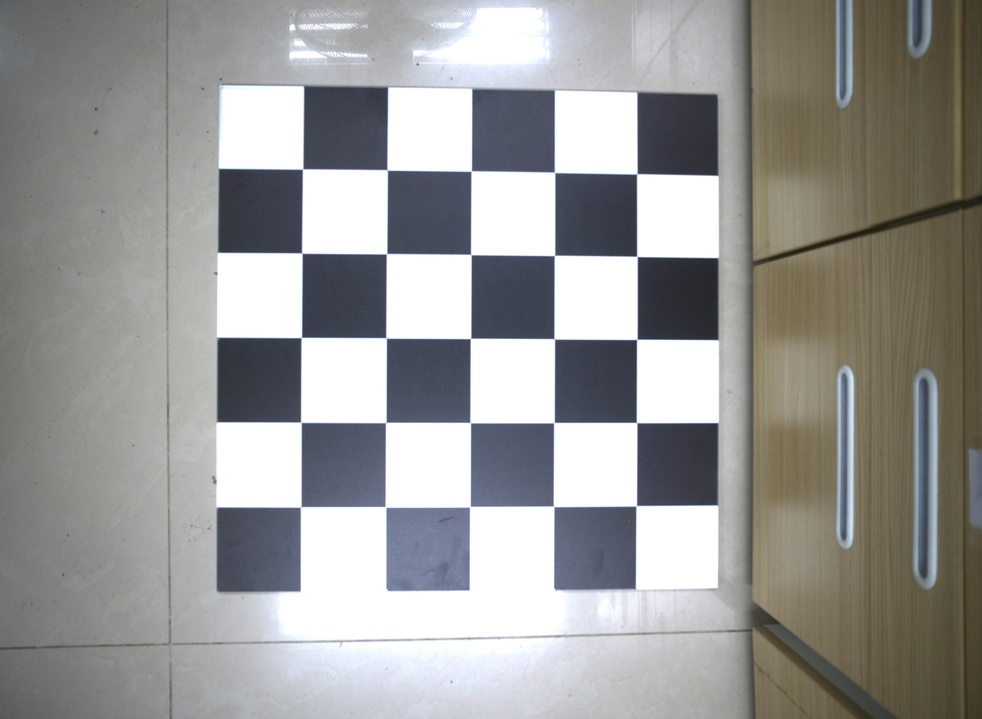
#> input picture lens_distortion_correction/original_image/1.jpg, 982 x 719 px, shrunk from 4096 x 3000 before the run
$ python main.py
#> lines starting #> are read from the running program, lines starting #| are printed output that depends on the picture; after the words box and inside, x2 and y2 are one past the last pixel; in counts of white or black regions, pixels touching at a corner belong together; long printed decimals are rounded
import cv2
import numpy as np
import glob
# 找棋盘格角点
# 阈值
criteria = (cv2.TERM_CRITERIA_EPS + cv2.TERM_CRITERIA_MAX_ITER, 30, 0.001)
# print(cv2.TERM_CRITERIA_EPS,'',cv2.TERM_CRITERIA_MAX_ITER)
# w h分别是棋盘格模板长边和短边规格（角点个数）
w = 5
h = 5

dir = 'original_image\\1.jpg'  # 所有图片数据
re_im = 'original_image\\1.jpg'  # 要矫正的图像

sign_im = 'sign_image' + re_im[14:-4] + '_sign.jpg'
sv_im = 'adjust_image' + re_im[14:-4] + '_adjust.jpg'

# 世界坐标系中的棋盘格点,去掉Z坐标，记为二维矩阵，认为在棋盘格这个平面上Z=0
objp = np.zeros((w*h, 3), np.float32)  # 构造0矩阵，用于存放角点的世界坐标
objp[:, :2] = np.mgrid[0:w, 0:h].T.reshape(-1, 2)  # 三维网格坐标划分

# 储存棋盘格角点的世界坐标和图像坐标对
objpoints = []  # 在世界坐标系中的三维点
imgpoints = []  # 在图像平面的二维点

images = glob.glob(dir)

for fname in images:
    img = cv2.imread(fname)
#> img is the input picture: shape (719, 982, 3); mean B, G, R 151.1, 152.7, 152.9
    gray = cv2.cvtColor(img, cv2.COLOR_BGR2GRAY)
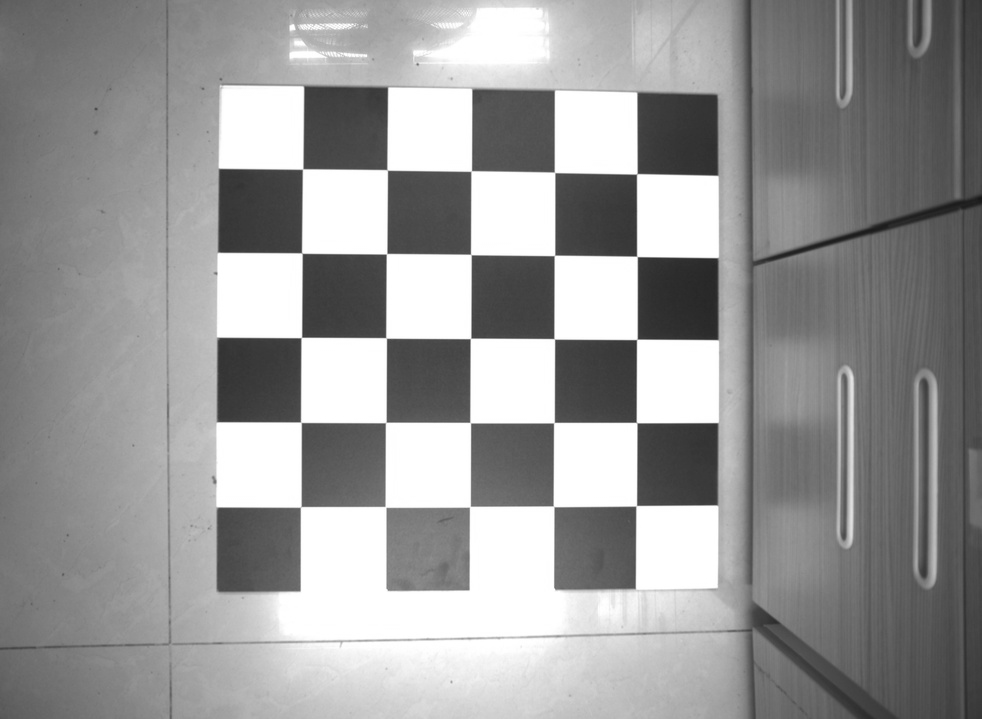
#> gray: shape (719, 982); min 23, max 255, mean 152.6

    # cv2.imshow('fin', gray)
    # cv2.waitKey()
    # cv2.destroyAllWindows()

    # 粗略找到棋盘格角点 这里找到的是这张图片中角点的亚像素点位置，（w,h）为角点规模
    ret, corners = cv2.findChessboardCorners(gray, (w, h))
#> ret = True; corners = 25 rows, first 8: [302.7, 168.9], [387.2, 169.9], [471.2, 171.1], [554.6, 172.4], [636.8, 173.8], [301.9, 253.1], [386.6, 253.7], [470.8, 254.5]

    # 如果找到足够点对，将其存储起来
    if ret is True:
        # 精确找到角点坐标
        corners = cv2.cornerSubPix(gray, corners, (3, 3), (-1, -1), criteria)
#> corners = 25 rows, first 8: [302.6, 169], [387.2, 169.9], [471.2, 171], [554.6, 172.4], [636.8, 173.8], [301.8, 253.1], [386.6, 253.7], [470.9, 254.5]

        # 将正确的objp点放入objpoints中
        objpoints.append(objp)
        imgpoints.append(corners)
        # 将角点在图像上显示
        cv2.drawChessboardCorners(img, (w, h), corners, ret)
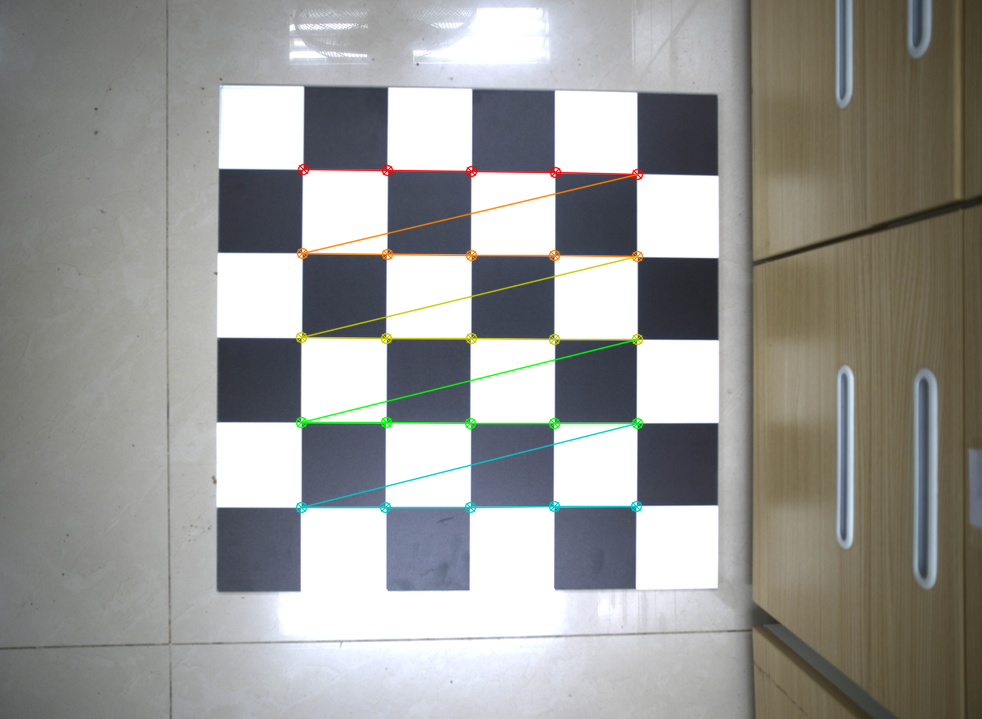
#> img: shape (719, 982, 3); 1.58% of pixels changed, all inside (x1, y1, x2, y2) = (295, 163, 644, 514)
        cv2.imwrite(sign_im, img)  # 保存图片
        # cv2.imshow('findCorners', img)
        # cv2.waitKey()
# cv2.destroyAllWindows()

# 标定
ret, mtx, dist, rvecs, tvecs = cv2.calibrateCamera(objpoints, imgpoints, gray.shape[::-1], None, None, flags=cv2.CALIB_RATIONAL_MODEL)
#> ret = 0.0568; mtx = [[688.7, 0, 479.4], [0, 688.8, 366.9], [0, 0, 1]]; rvecs = ([-0.00616, -0.0376, 0.0039],); tvecs = ([-2.1, -2.35, 8.12],)
# ret, mtx, dist, rvecs, tvecs = cv2.calibrateCamera(objpoints, imgpoints, gray.shape[::-1], None, None)

# 去畸变
img2 = cv2.imread(re_im)
h, w = img2.shape[:2]
#> h = 719; w = 982

newcameramtx, roi = cv2.getOptimalNewCameraMatrix(mtx, dist, (w, h), 1, (w, h))  # 自由比例参数
#> newcameramtx = [[681.1, 0, 479.3], [0, 681.2, 366.7], [0, 0, 1]]; roi = (0, 1, 980, 716)

dst = cv2.undistort(img2, mtx, dist, None, newcameramtx)
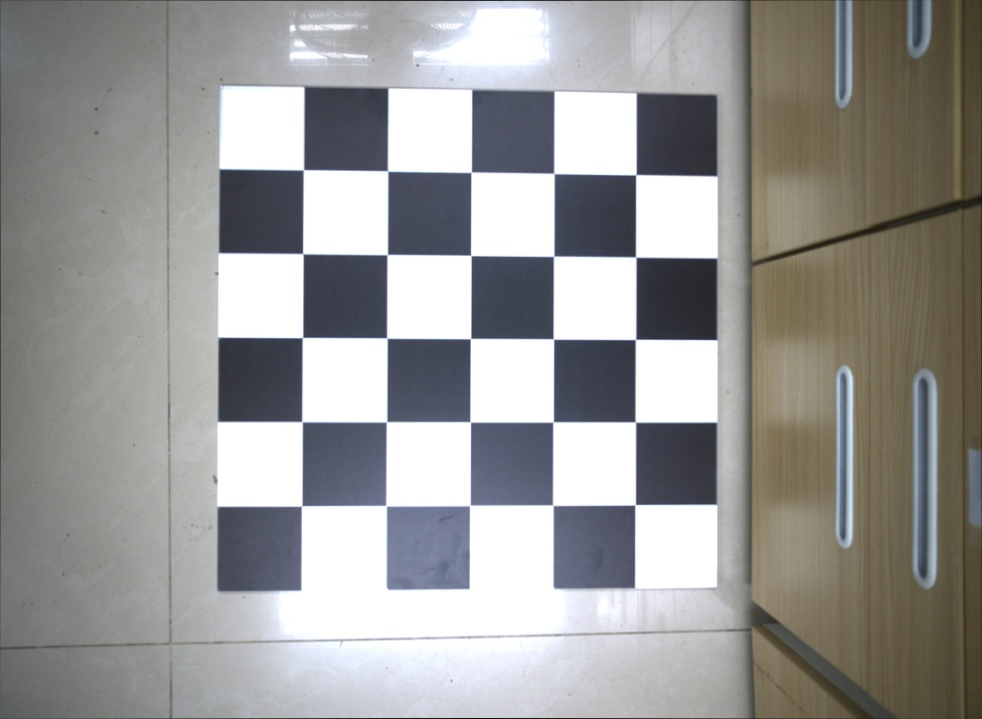
#> dst: shape (719, 982, 3); mean B, G, R 150.7, 152.4, 152.6

cv2.imwrite(sv_im, dst)  # 保存图片
# cv2.imshow('fin', dst)
# cv2.waitKey()
# cv2.destroyAllWindows()

# 反投影误差
total_error = 0
for i in range(len(objpoints)):
    imgpoints2, _ = cv2.projectPoints(objpoints[i], rvecs[i], tvecs[i], mtx, dist)
    error = cv2.norm(imgpoints[i], imgpoints2, cv2.NORM_L2)/len(imgpoints2)
    total_error += error
#> this loop made 1 pass
#> (error, total_error) on pass 1: (0.0114, 0.0114)
#> after the loop, total_error = 0.0114
print("total error: ", total_error/len(objpoints))
#| total error:  0.01137
